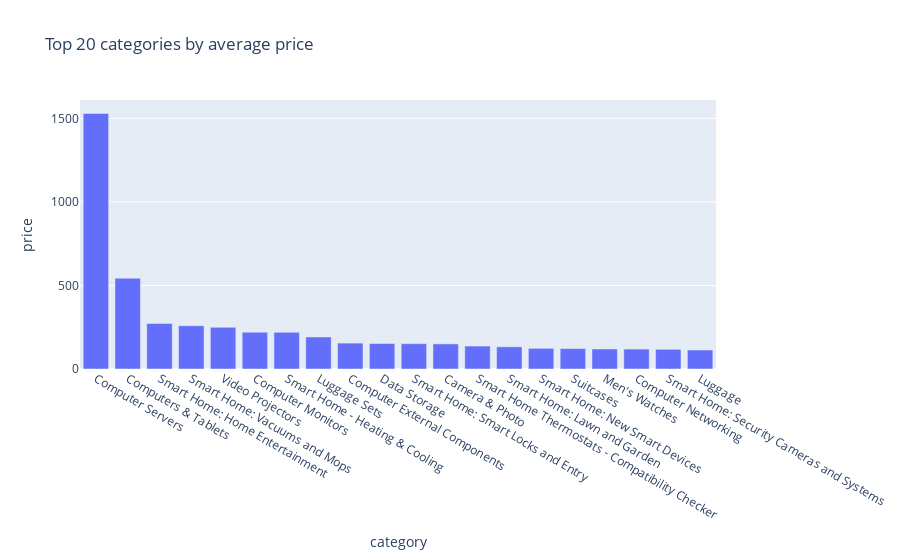

Notebook code cell kept with this figure:
### Code cell
from plotly.express import bar
bar(data_frame=df[['category', 'price']].groupby(by=['category']).mean().reset_index().sort_values(by='price',ascending=False).head(n=20),
    x='category', y='price', title='Top 20 categories by average price')

### Figure 1 — Plotly figure (JSON) as saved in the notebook; plotly's stock layout.template omitted (floating-point values rounded to 4 significant figures)
{"data": [{"alignmentgroup": "True", "hovertemplate": "category=%{x}<br>price=%{y}<extra></extra>", "legendgroup": "", "marker": {"color": "#636efa", "pattern": {"shape": ""}}, "name": "", "offsetgroup": "", "orientation": "v", "showlegend": false, "textposition": "auto", "type": "bar", "x": ["Computer Servers", "Computers & Tablets", "Smart Home: Home Entertainment", "Smart Home: Vacuums and Mops", "Video Projectors", "Computer Monitors", "Smart Home - Heating & Cooling", "Luggage Sets", "Computer External Components", "Data Storage", "Smart Home: Smart Locks and Entry", "Camera & Photo", "Smart Home Thermostats - Compatibility Checker", "Smart Home: Lawn and Garden", "Smart Home: New Smart Devices", "Suitcases", "Men's Watches", "Computer Networking", "Smart Home: Security Cameras and Systems", "Luggage"], "xaxis": "x", "y": [1529.0, 543.3, 272.8, 259.2, 249.5, 220.1, 219.5, 191.7, 155.0, 152.3, 151.4, 150.2, 137.3, 132.9, 123.7, 122.1, 119.9, 119.3, 117.8, 113.7], "yaxis": "y"}], "layout": {"barmode": "relative", "legend": {"tracegroupgap": 0}, "title": {"text": "Top 20 categories by average price"}, "xaxis": {"anchor": "y", "domain": [0, 1], "title": {"text": "category"}}, "yaxis": {"anchor": "x", "domain": [0, 1], "title": {"text": "price"}}}}
